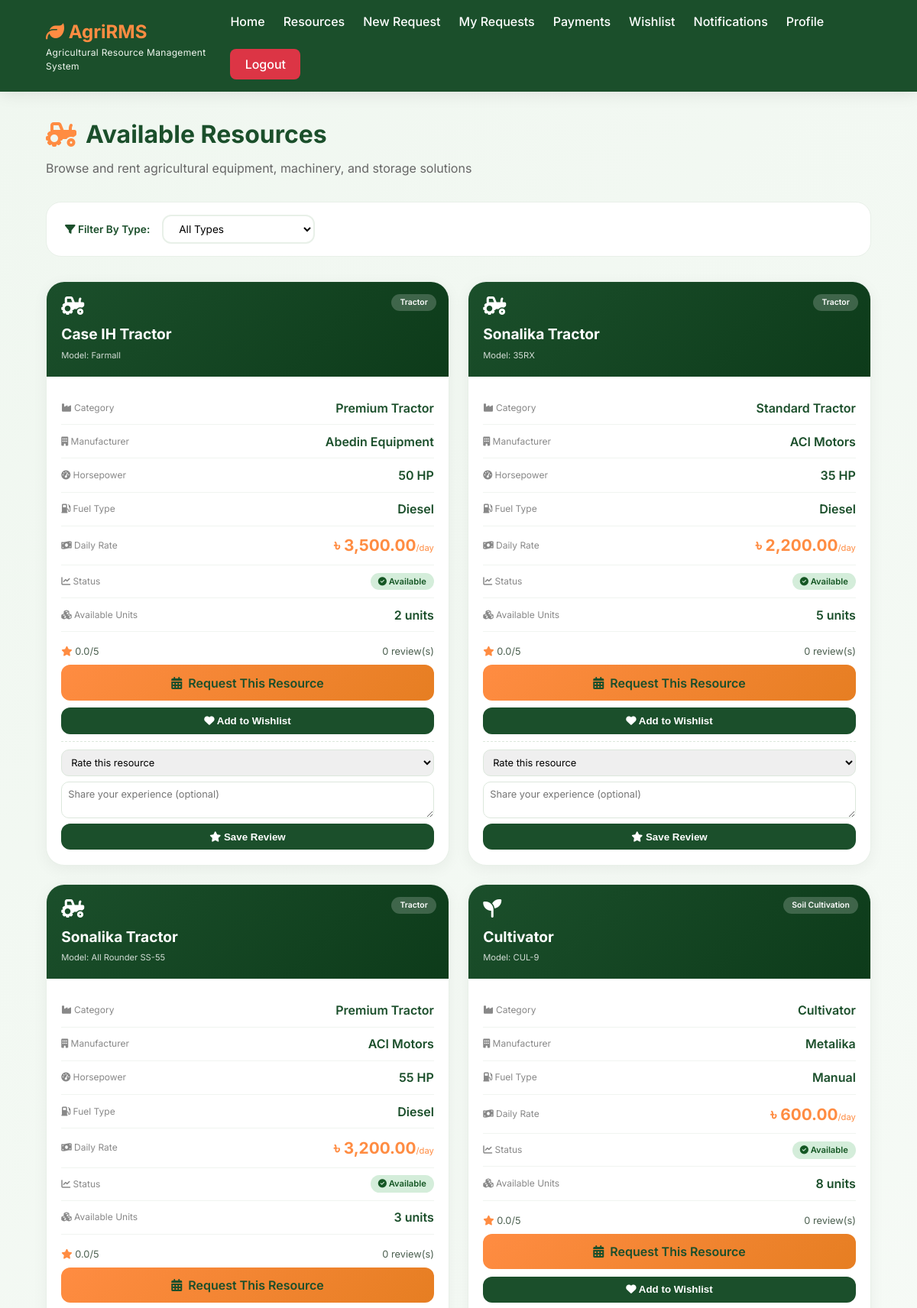
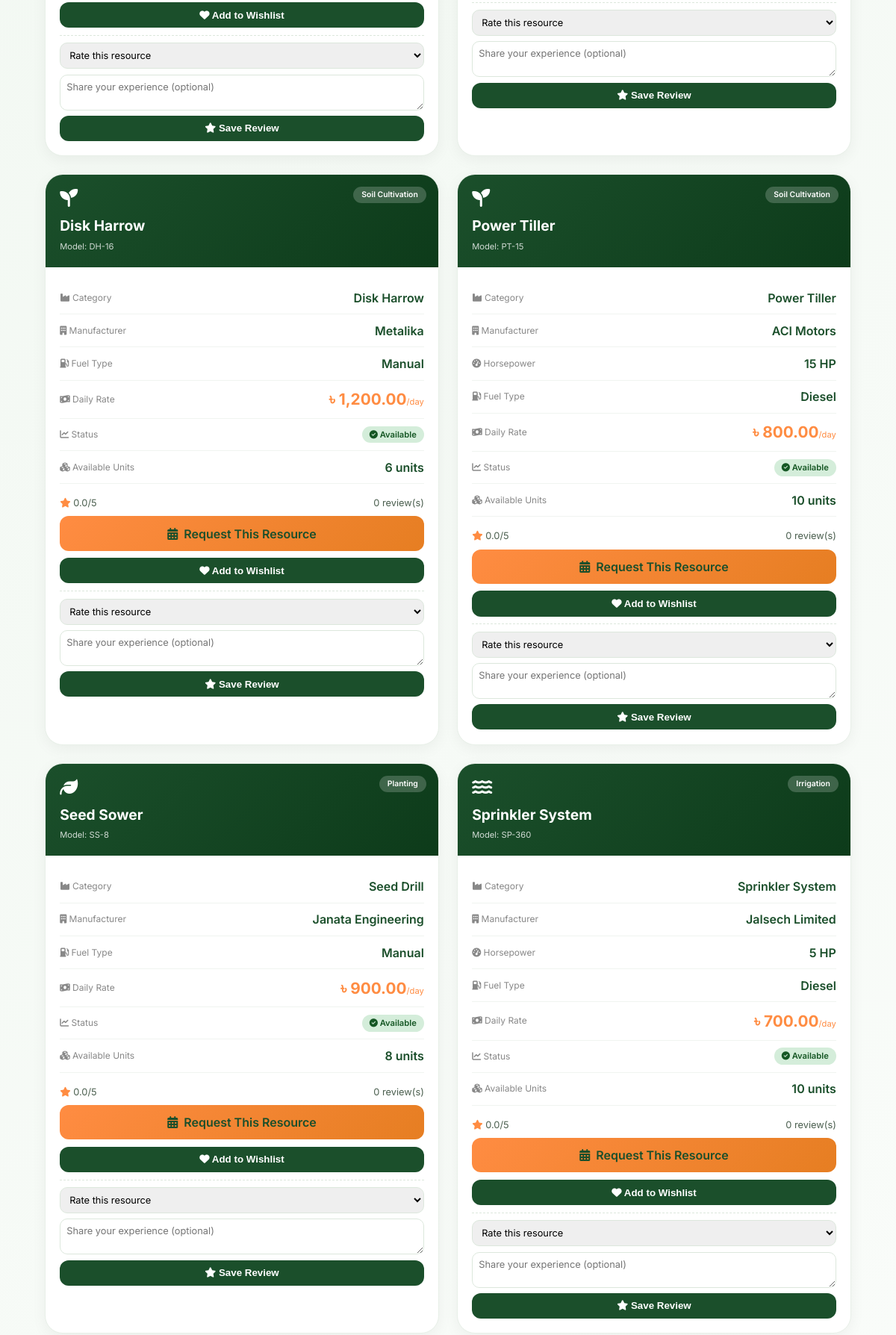
Page /client/resources.php (signed in, upper part) on the committed database (2 pictures, top to bottom).
### tables this page shows
CREATE TABLE `resources` (
  `id` int(11) NOT NULL AUTO_INCREMENT,
  `name` varchar(100) NOT NULL,
  `model` varchar(100) NOT NULL,
  `type` enum('Tractor','Soil Cultivation','Planting','Irrigation','Harvesting','Hay Making','Loading','Fertilizer Dispenser','Produce Sorter','Post Harvest') NOT NULL,
  `category` varchar(50) NOT NULL,
  `description` text DEFAULT NULL,
  `manufacturer` varchar(100) DEFAULT NULL,
  `manufacturing_year` year DEFAULT NULL,
  `horsepower` int(11) DEFAULT NULL,
  `fuel_type` enum('Diesel','Petrol','Electric','Solar','Manual') DEFAULT 'Diesel',
  `daily_rate` decimal(10,2) NOT NULL,
  `weekly_rate` decimal(10,2) DEFAULT NULL,
  `monthly_rate` decimal(10,2) DEFAULT NULL,
  `security_deposit` decimal(10,2) NOT NULL DEFAULT 5000.00,
  `status` enum('Available','Rented','Under Maintenance','Out of Service') DEFAULT 'Available',
  `quantity` int(11) NOT NULL DEFAULT 1,
  `image_url` varchar(255) DEFAULT NULL,
  `created_at` timestamp NOT NULL DEFAULT current_timestamp(),
  `updated_at` timestamp NOT NULL DEFAULT current_timestamp() ON UPDATE current_timestamp(),
  PRIMARY KEY (`id`)
);

### client/resources.php (the view, shortened to what this page needs)
<?php
include '../includes/notifications.php';
$user_id = $_SESSION['user_id'];
mysqli_query($conn, "CREATE TABLE IF NOT EXISTS resource_wishlist (
    id INT AUTO_INCREMENT PRIMARY KEY,
    user_id INT NOT NULL,
    resource_id INT NOT NULL,
    created_at TIMESTAMP DEFAULT CURRENT_TIMESTAMP,
    UNIQUE KEY uniq_wishlist_user_resource (user_id, resource_id),
    KEY idx_wishlist_resource (resource_id),
    CONSTRAINT fk_wishlist_user FOREIGN KEY (user_id) REFERENCES users(id) ON DELETE CASCADE,
    CONSTRAINT fk_wishlist_resource FOREIGN KEY (resource_id) REFERENCES resources(id) ON DELETE CASCADE
) ENGINE=InnoDB DEFAULT CHARSET=utf8mb4 COLLATE=utf8mb4_general_ci");
mysqli_query($conn, "CREATE TABLE IF NOT EXISTS resource_reviews (
    id INT AUTO_INCREMENT PRIMARY KEY,
    user_id INT NOT NULL,
    resource_id INT NOT NULL,
    rating TINYINT NOT NULL,
    review VARCHAR(500) DEFAULT NULL,
    created_at TIMESTAMP DEFAULT CURRENT_TIMESTAMP,
    updated_at TIMESTAMP DEFAULT CURRENT_TIMESTAMP ON UPDATE CURRENT_TIMESTAMP,
    UNIQUE KEY uniq_review_user_resource (user_id, resource_id),
    KEY idx_reviews_resource (resource_id),
    CONSTRAINT fk_reviews_user FOREIGN KEY (user_id) REFERENCES users(id) ON DELETE CASCADE,
    CONSTRAINT fk_reviews_resource FOREIGN KEY (resource_id) REFERENCES resources(id) ON DELETE CASCADE
) ENGINE=InnoDB DEFAULT CHARSET=utf8mb4 COLLATE=utf8mb4_general_ci");
$query = "SELECT r.*,
          COALESCE(rv.avg_rating, 0) AS avg_rating,
          COALESCE(rv.review_count, 0) AS review_count,
          CASE WHEN rw.id IS NULL THEN 0 ELSE 1 END AS in_wishlist
          FROM resources r
          LEFT JOIN (
             SELECT resource_id, AVG(rating) AS avg_rating, COUNT(*) AS review_count
             FROM resource_reviews
             GROUP BY resource_id
          ) rv ON rv.resource_id = r.id
          LEFT JOIN resource_wishlist rw ON rw.resource_id = r.id AND rw.user_id = $user_id
          WHERE r.status = 'Available'";
$query .= " ORDER BY r.type, r.name ASC";
$resources = mysqli_query($conn, $query);
?>
<!DOCTYPE html>
<html lang="en">
<head>
    <link rel="stylesheet" href="https://cdnjs.cloudflare.com/ajax/libs/font-awesome/6.4.0/css/all.min.css">
</head>
<body>
    <header class="header">
        <div class="logo">
            <h2><i class="fas fa-leaf"></i> AgriRMS</h2>
            <p>Agricultural Resource Management System</p>
        </div>
        <nav class="nav-links">
            <a href="dashboard.php">Home</a>
            <a href="resources.php">Resources</a>
            <a href="request_service.php">New Request</a>
            <a href="my_requests.php">My Requests</a>
            <a href="payments.php">Payments</a>
            <a href="wishlist.php">Wishlist</a>
            <a href="notifications.php">Notifications</a>
            <a href="profile.php">Profile</a>
            <a href="../logout.php" class="btn-logout">Logout</a>
        </nav>
    </header>
    <div class="main-content">
        <div class="page-header">
            <h1>
                <i class="fas fa-tractor"></i>
                Available Resources
            </h1>
            <p>Browse and rent agricultural equipment, machinery, and storage solutions</p>
        </div>
        <div class="filter-bar">
            <div class="filter-group">
                <span class="filter-label"><i class="fas fa-filter"></i> Filter By Type:</span>
                <form method="GET" style="display: flex; gap: 1rem; flex-wrap: wrap;">
                    <select name="type" class="filter-select" onchange="this.form.submit()">
                        <option value="">All Types</option>
                    </select>
                </form>
            </div>
        </div>
        <?php if($resources && mysqli_num_rows($resources) > 0): ?>
        <div class="resources-grid">
            <?php while($resource = mysqli_fetch_assoc($resources)):
                $type_icon = '';
                switch($resource['type']) {
                    case 'Tractor': $type_icon = 'fas fa-tractor'; break;
                    case 'Soil Cultivation': $type_icon = 'fas fa-seedling'; break;
                    case 'Planting': $type_icon = 'fas fa-leaf'; break;
                    case 'Irrigation': $type_icon = 'fas fa-water'; break;
                    case 'Harvesting': $type_icon = 'fas fa-cut'; break;
                    case 'Fertilizer Dispenser': $type_icon = 'fas fa-tachometer-alt'; break;
                    case 'Post Harvest': $type_icon = 'fas fa-warehouse'; break;
                }
            ?>
            <div class="resource-card">
                <div class="resource-header">
                    <div class="resource-icon" style="margin-bottom: 0.5rem;">
                        <i class="<?php echo $type_icon; ?>" style="font-size: 1.5rem;"></i>
                    </div>
                    <h3><?php echo htmlspecialchars($resource['name']); ?></h3>
                    <div class="model">Model: <?php echo htmlspecialchars($resource['model']); ?></div>
                    <div class="resource-type-badge"><?php echo htmlspecialchars($resource['type']); ?></div>
                </div>
                <div class="resource-body">
                    <div class="resource-info">
                        <div class="info-row">
                            <span class="label"><i class="fas fa-industry"></i> Category</span>
                            <span class="value"><?php echo htmlspecialchars($resource['category']); ?></span>
                        </div>
                        <div class="info-row">
                            <span class="label"><i class="fas fa-building"></i> Manufacturer</span>
                            <span class="value"><?php echo htmlspecialchars($resource['manufacturer'] ?? 'N/A'); ?></span>
                        </div>
                        <?php if($resource['horsepower']): ?>
                        <div class="info-row">
                            <span class="label"><i class="fas fa-tachometer-alt"></i> Horsepower</span>
                            <span class="value"><?php echo $resource['horsepower']; ?> HP</span>
                        </div>
                        <?php endif; ?>
                        <div class="info-row">
                            <span class="label"><i class="fas fa-gas-pump"></i> Fuel Type</span>
                            <span class="value"><?php echo $resource['fuel_type']; ?></span>
                        </div>
                        <div class="info-row">
                            <span class="label"><i class="fas fa-money-bill-wave"></i> Daily Rate</span>
                            <span class="price">৳ <?php echo number_format($resource['daily_rate'], 2); ?><small>/day</small></span>
                        </div>
                        <div class="info-row">
                            <span class="label"><i class="fas fa-chart-line"></i> Status</span>
                            <span class="status-badge"><i class="fas fa-check-circle"></i> Available</span>
                        </div>
                        <?php if($resource['quantity'] > 1): ?>
                        <div class="info-row">
                            <span class="label"><i class="fas fa-cubes"></i> Available Units</span>
                            <span class="value"><?php echo $resource['quantity']; ?> units</span>
                        </div>
                        <?php endif; ?>
                    </div>
                    <div class="rating-row">
                        <span><i class="fas fa-star" style="color:#FF8C42;"></i> <?php echo number_format((float)$resource['avg_rating'], 1); ?>/5</span>
                        <span><?php echo (int)$resource['review_count']; ?> review(s)</span>
                    </div>
                    <div class="resource-actions">
                        <a href="request_service.php?resource_id=<?php echo $resource['id']; ?>" class="btn-request">
                            <i class="fas fa-calendar-alt"></i> Request This Resource
                        </a>
                        <form method="POST">
                            <button type="submit" name="toggle_wishlist" class="btn-secondary">
                                <i class="fas fa-heart"></i>
                                <?php echo (int)$resource['in_wishlist'] === 1 ? 'Remove from Wishlist' : 'Add to Wishlist'; ?>
                            </button>
                        </form>
                    </div>
                    <form class="review-form" method="POST">
                        <select name="rating" required>
                            <option value="">Rate this resource</option>
                        </select>
                        <textarea name="review" rows="2" maxlength="500" placeholder="Share your experience (optional)"></textarea>
                        <button type="submit" name="submit_review" class="btn-secondary"><i class="fas fa-star"></i> Save Review</button>
                    </form>
                </div>
            </div>
            <?php endwhile; ?>
        </div>
        <?php endif; ?>
    </div>
</body>
</html>

### client/resources.php (style rules this page uses)
* { margin: 0; padding: 0; box-sizing: border-box; }
body { font-family: 'Inter', sans-serif; background: #f5f7f5; color: #1a2e1f; line-height: 1.5; min-height: 100vh; display: flex; flex-direction: column; }
.header { background: #1B4F2B; padding: 1rem 5%; display: flex; justify-content: space-between; align-items: center; position: sticky; top: 0; z-index: 1000; box-shadow: 0 2px 20px rgba(0,0,0,0.1); }
.logo h2 { color: #FF8C42; font-size: 1.5rem; }
.logo p { color: #f0f7f0; font-size: 0.75rem; font-weight: 400; letter-spacing: 0.3px; }
.nav-links { display: flex; gap: 1.5rem; align-items: center; flex-wrap: wrap; }
.nav-links a { color: white; text-decoration: none; font-weight: 500; transition: 0.3s; }
.btn-logout { background: #dc3545; padding: 0.5rem 1.2rem; border-radius: 8px; color: white !important; transition: 0.3s; }
.main-content { flex: 1; padding: 2rem 5%; background: linear-gradient(135deg, #f0f7f0 0%, #ffffff 100%); }
.page-header { margin-bottom: 2rem; }
.page-header h1 { font-size: 2rem; color: #1B4F2B; display: flex; align-items: center; gap: 12px; }
.page-header h1 i { color: #FF8C42; font-size: 2rem; }
.page-header p { color: #666; margin-top: 0.5rem; }
.filter-bar { background: white; border-radius: 20px; padding: 1rem 1.5rem; margin-bottom: 2rem; display: flex; justify-content: space-between; align-items: center; flex-wrap: wrap; gap: 1rem; border: 1px solid #e8f0e8; }
.filter-group { display: flex; align-items: center; gap: 1rem; flex-wrap: wrap; }
.filter-label { font-weight: 600; color: #1B4F2B; font-size: 0.85rem; }
.filter-select { padding: 0.5rem 1rem; border: 2px solid #e8f0e8; border-radius: 12px; font-size: 0.85rem; font-family: 'Inter', sans-serif; background: white; cursor: pointer; min-width: 180px; }
.resources-grid { display: grid; grid-template-columns: repeat(auto-fill, minmax(350px, 1fr)); gap: 1.5rem; }
.resource-card { background: white; border-radius: 24px; overflow: hidden; box-shadow: 0 5px 20px rgba(0,0,0,0.05); border: 1px solid #e8f0e8; transition: all 0.3s; }
.resource-header { background: linear-gradient(135deg, #1B4F2B, #0d3b1a); padding: 1.2rem; color: white; position: relative; }
.resource-header h3 { font-size: 1.2rem; margin-bottom: 0.3rem; }
.resource-header .model { font-size: 0.7rem; opacity: 0.8; }
.resource-type-badge { position: absolute; top: 1rem; right: 1rem; background: rgba(255,255,255,0.2); backdrop-filter: blur(10px); padding: 0.2rem 0.7rem; border-radius: 20px; font-size: 0.65rem; font-weight: 600; }
.resource-body { padding: 1.2rem; }
.resource-info { margin-bottom: 1rem; }
.info-row { display: flex; justify-content: space-between; align-items: center; padding: 0.6rem 0; border-bottom: 1px solid #f0f4f0; }
.info-row .label { color: #888; font-size: 0.75rem; }
.info-row .value { font-weight: 600; color: #1B4F2B; }
.price { font-size: 1.3rem; color: #FF8C42; font-weight: 700; }
.price small { font-size: 0.7rem; font-weight: 400; }
.btn-request { width: 100%; background: linear-gradient(135deg, #FF8C42, #e67e22); color: #1B4F2B; padding: 0.7rem; border: none; border-radius: 12px; font-weight: 600; cursor: pointer; display: flex; align-items: center; justify-content: center; gap: 8px; text-decoration: none; transition: all 0.3s; font-family: 'Inter', sans-serif; }
.resource-actions { display: grid; gap: 0.6rem; }
.btn-secondary { width: 100%; background: #1B4F2B; color: #fff; padding: 0.6rem; border: none; border-radius: 12px; font-weight: 600; cursor: pointer; }
.rating-row { display: flex; justify-content: space-between; align-items: center; font-size: 0.8rem; margin: 0.5rem 0; color: #4b5f4f; }
.review-form { margin-top: 0.6rem; padding-top: 0.6rem; border-top: 1px dashed #dce7dc; display: grid; gap: 0.45rem; }
.review-form select, .review-form textarea { width: 100%; border: 1px solid #dce7dc; border-radius: 10px; padding: 0.5rem; font-family: 'Inter', sans-serif; font-size: 0.8rem; }
.status-badge { display: inline-block; padding: 3px 10px; border-radius: 20px; font-size: 0.7rem; font-weight: 600; background: #d4edda; color: #155724; }

### rows in the picture
resources: name "Case IH Tractor", model "Farmall", type "Tractor", category "Premium Tractor", manufacturer "Abedin Equipment", horsepower "50", fuel_type "Diesel", daily_rate "3,500.00", quantity "2", avg_rating "0.0", review_count "0"
resources: name "Sonalika Tractor", model "35RX", type "Tractor", category "Standard Tractor", manufacturer "ACI Motors", horsepower "35", fuel_type "Diesel", daily_rate "2,200.00", quantity "5", avg_rating "0.0", review_count "0"
resources: name "Sonalika Tractor", model "All Rounder SS-55", type "Tractor", category "Premium Tractor", manufacturer "ACI Motors", horsepower "55", fuel_type "Diesel", daily_rate "3,200.00", quantity "3", avg_rating "0.0", review_count "0"
resources: name "Cultivator", model "CUL-9", type "Soil Cultivation", category "Cultivator", manufacturer "Metalika", fuel_type "Manual", daily_rate "600.00", quantity "8", avg_rating "0.0", review_count "0"
resources: name "Disk Harrow", model "DH-16", type "Soil Cultivation", category "Disk Harrow", manufacturer "Metalika", fuel_type "Manual", daily_rate "1,200.00", quantity "6", avg_rating "0.0", review_count "0"
resources: name "Power Tiller", model "PT-15", type "Soil Cultivation", category "Power Tiller", manufacturer "ACI Motors", horsepower "15", fuel_type "Diesel", daily_rate "800.00", quantity "10", avg_rating "0.0", review_count "0"
resources: name "Seed Sower", model "SS-8", type "Planting", category "Seed Drill", manufacturer "Janata Engineering", fuel_type "Manual", daily_rate "900.00", quantity "8", avg_rating "0.0", review_count "0"
resources: name "Sprinkler System", model "SP-360", type "Irrigation", category "Sprinkler System", manufacturer "Jalsech Limited", horsepower "5", fuel_type "Diesel", daily_rate "700.00", quantity "10", avg_rating "0.0", review_count "0"
